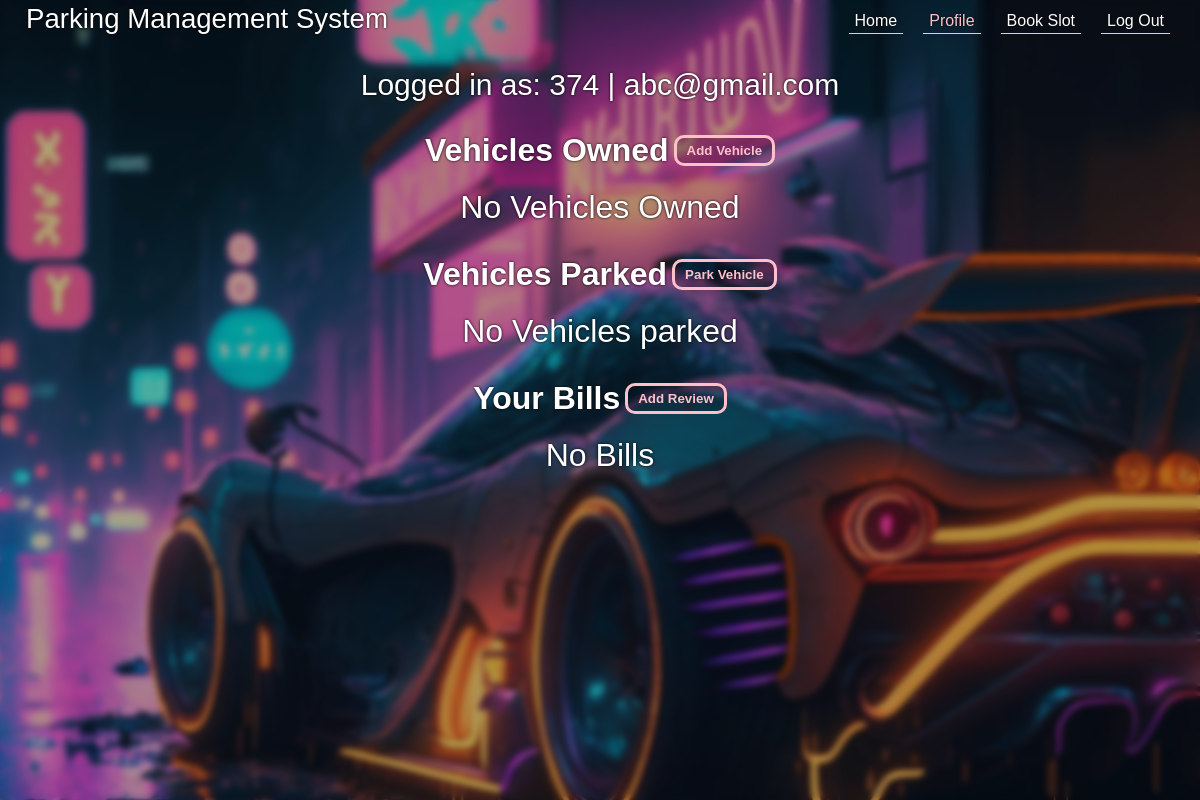
The app's page /user.php (signed in), older data.
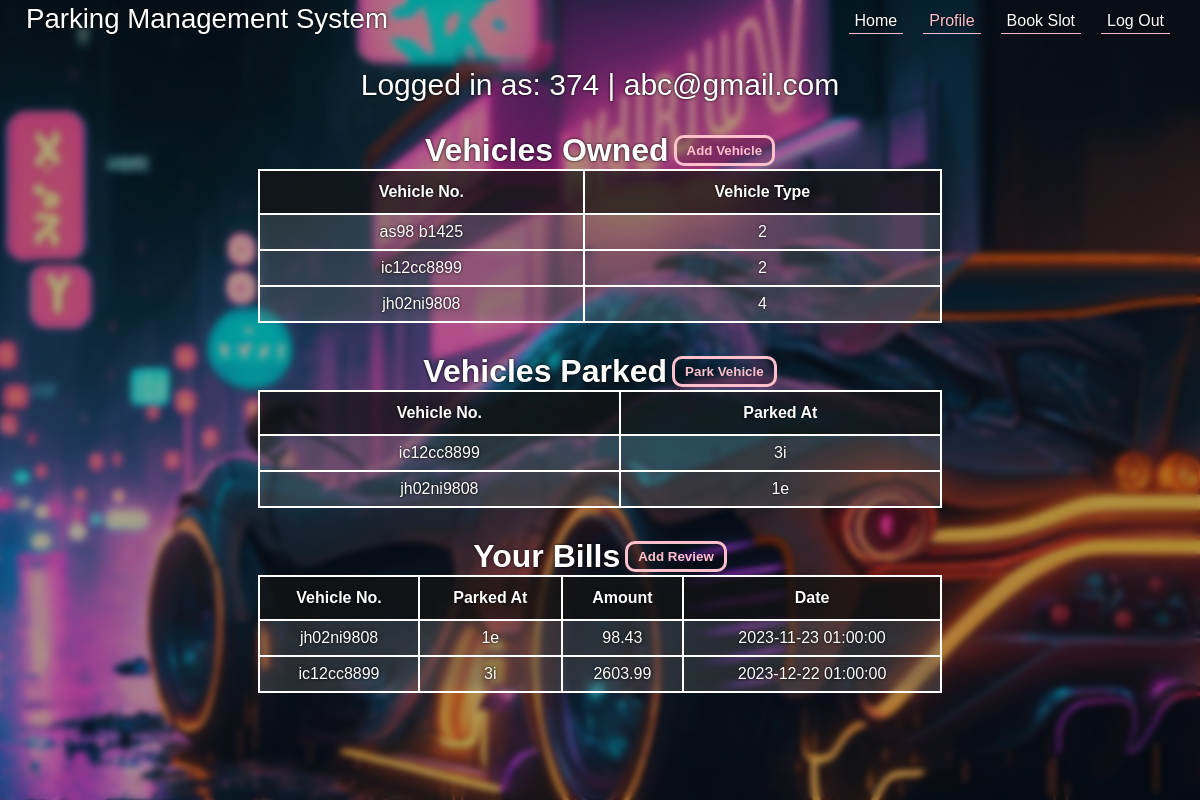
The same page, newer data.
### tables this page shows
CREATE TABLE `costumers` (
  `name` varchar(50) NOT NULL,
  `email` varchar(50) NOT NULL,
  `password` varchar(50) NOT NULL,
  `phone` varchar(20) NOT NULL
);

CREATE TABLE `vehicles` (
  `vehicle` varchar(10) NOT NULL,
  `owner` varchar(50) NOT NULL,
  `type` int(11) NOT NULL,
  `isParked` int(11) NOT NULL,
  `parkedAt` varchar(10) NOT NULL
);

CREATE TABLE `bills` (
  `billId` varchar(20) NOT NULL DEFAULT current_timestamp(),
  `date` datetime NOT NULL,
  `amount` float NOT NULL,
  `owner` varchar(20) NOT NULL,
  `slotId` varchar(10) NOT NULL,
  `Vehicle` varchar(10) NOT NULL
);

### user.php (the view, shortened to what this page needs)
<!DOCTYPE html>
<html lang="en">
<head>
    <link rel="stylesheet" href="./css/user.css">
</head>
<body>
<div class="bg-cars">
    <img src="./res/1234.jpg" alt="">
</div>
    <div class="body">
        <nav>
            <div class="title">Parking Management System</div>
            <ul class="pages">
                <li onclick="window.location.href='main.php'">Home</li>
                <li id="active">Profile</li>
                <li onclick="window.location.href='bookslot.php'">Book Slot</li>
                <li onclick="window.location.href='index.html';">Log Out</li>
            </ul>
        </nav>
        <div class="u-info">
    <?php
        if(isset($_SESSION['user_email'])) {
            $userEmail = $_SESSION['user_email'];
            $servername = "localhost";
            $username = "root";
            $pwd = "";
            $dbname = "ParkingManagement";
            $conn = new mysqli($servername, $username, $pwd, $dbname);
            $sql = "SELECT * FROM costumers WHERE email='{$userEmail}'";
            $result = $conn->query($sql);
            $row = mysqli_fetch_assoc($result);
            echo "<div class='name'>Logged in as: {$row['name']} | $userEmail</div>";
            $sql2 = "SELECT * FROM vehicles WHERE owner='{$userEmail}'";
            $result = $conn->query($sql2);
            echo "<div class='table-vehicles-owned table-container'> <h1>Vehicles Owned <button id='parkNow' onclick=\"window.location.href='user.php?addVehicle=true'\">Add Vehicle</button></h1>";
            if ($result->num_rows == 0) {
                echo '<div style="margin-top:20px; font-size:2em;">No Vehicles Owned</div>';
            } else {
                echo "<table border='1'>
                    <tr>
                        <th>Vehicle No.</th>
                        <th>Vehicle Type</th>
                    </tr>";
                    while ($row = mysqli_fetch_assoc($result)) {
                        echo "<tr onclick=\"pop = document.getElementById('popup'); pop.style.display = 'block'; pop.querySelector('h2').innerText = '{$row['vehicle']}'; pop.querySelector('#carName').value='{$row['vehicle']}'\">
                            <td>{$row['vehicle']}</td>
                            <td>{$row['type']}</td>
                        </tr>";
                    }
                echo "</table></div>";
            }
            $sql3 = "SELECT * FROM vehicles WHERE owner='{$userEmail}' and isParked <> 0";
            $result = $conn->query($sql3);
            echo "<div class='table-vehicles-parked table-container'> <h1>Vehicles Parked<button id='parkNow' onclick=\"window.location.href='bookslot.php'\">Park Vehicle</button></h1></h1>";
            if ($result->num_rows == 0) {
                echo '<div style="margin-top:20px; font-size:2em;">No Vehicles parked</div>';
            } else {
                echo "<table border='1'>
                    <tr>
                        <th>Vehicle No.</th>
                        <th>Parked At</th>
                    </tr>";
                    while ($row = mysqli_fetch_assoc($result)) {
                        if ($row['isParked'] != 0) {
                            echo "<tr>
                                <td>{$row['vehicle']}</td>
                                <td>{$row['parkedAt']}</td>
                            </tr>";
                        }
                    }
                echo "</table></div>";
            }
            $sql3 = "SELECT * FROM bills WHERE owner='{$userEmail}'";
            $result = $conn->query($sql3);
            echo "<div class='table-vehicles-parked table-container'> <h1>Your Bills<button id='parkNow' onclick=\"window.location.href='user.php?addReview=true'\">Add Review</button></h1> ";
            if ($result->num_rows == 0) {
                echo '<div style="margin-top:20px; font-size:2em;">No Bills</div>';
            } else {
                echo "<table border='1'>
                    <tr>
                        <th>Vehicle No.</th>
                        <th>Parked At</th>
                        <th>Amount</th>
                        <th>Date</th>
                    </tr>";
                    while ($row = mysqli_fetch_assoc($result)) {
                            echo "<tr>
                                <td>{$row['Vehicle']}</td>
                                <td>{$row['slotId']}</td>
                                <td>{$row['amount']}</td>
                                <td>{$row['date']}</td>
                            </tr>";
                    }
                echo "</table></div>";
            }
        } else {
            header("Location: ./index.html");
            exit();
        }
    ?>
        </div>
    </div>
</body>
</html>

### css/user.css (style rules this page uses)
* { box-sizing: border-box; padding: 0; margin: 0; color: white; text-shadow: 0px 0px 3px black; font-family: 'Lucida Sans', 'Lucida Sans Regular', 'Lucida Grande', 'Lucida Sans Unicode', Geneva, Verdana, sans-serif; }
nav { display: flex; flex-direction: row; align-items: flex-end; justify-content: space-between; padding: 0px 20px; }
#active { color: pink; }
.pages { display: flex; list-style: none; align-items: center; justify-content: space-evenly; }
.pages li { margin: 4px 10px; padding: 3px 6px; cursor: pointer; border-bottom: 1px solid pink; position: relative; transition: all 0.4s; }
.pages li::before { content: ''; position: absolute; display: block; bottom: 0; left: 0; right: 0; height: 0%; z-index: -1; transition: all 0.4s; border-top-left-radius: 10px; border-top-right-radius: 10px; }
.title { padding: 3px 6px; font-size: 2.3vw; position: relative; }
.body { min-height: 100vh; -webkit-backdrop-filter: blur(3px); backdrop-filter: blur(3px); background-color: rgba(0, 0, 0, 0.3); overflow: hidden; }
.bg-cars { position: fixed; height: 100vh; width: 100vw; top: 0; left: 0; right: 0; bottom: 0; overflow: hidden; background-color: black; z-index: -1; }
.name { font-size: 30px; text-align: center; margin: 30px; }
.table-container { display: flex; flex-direction: column; align-items: center; justify-content: center; margin: 30px; }
.table-container h1 { display: flex; align-items: center; justify-content: center; }
table { font-family: Arial, Helvetica, sans-serif; border-collapse: collapse; width: 60%; background: rgba(255, 255, 255, 0.14); -webkit-backdrop-filter: blur(8px); backdrop-filter: blur(8px); }
table td, table th { border: 2px solid white; padding: 8px; text-align: center; }
table th { padding-top: 12px; padding-bottom: 12px; background-color: #00000099; }
#parkNow { border: 3px solid pink; padding: 5px 10px; margin-left: 5px; background: rgba(0, 0, 0, 0.191); color: pink; font-weight: bold; transition: all 0.4s; border-radius: 10px; cursor: pointer; text-shadow: none; }

Row changes from the older to the newer data that the page shows:
added vehicles: vehicle "as98 b1425", type "2", shown under "Vehicles Owned Add Vehicle"
added vehicles: vehicle "ic12cc8899", type "2", parkedAt "3i"
added vehicles: vehicle "jh02ni9808", type "4", parkedAt "1e"
added bills: Vehicle "jh02ni9808", slotId "1e", amount "98.43", date "2023-11-23 01:00:00"
added bills: Vehicle "ic12cc8899", slotId "3i", amount "2603.99", date "2023-12-22 01:00:00"
Text that changed along with them:
text no longer shown: "No Vehicles Owned No Vehicles parked No Bills"
text now shown: "Vehicle No. Vehicle Type Vehicle No. Parked At Vehicle No. Parked At Amount Date"
